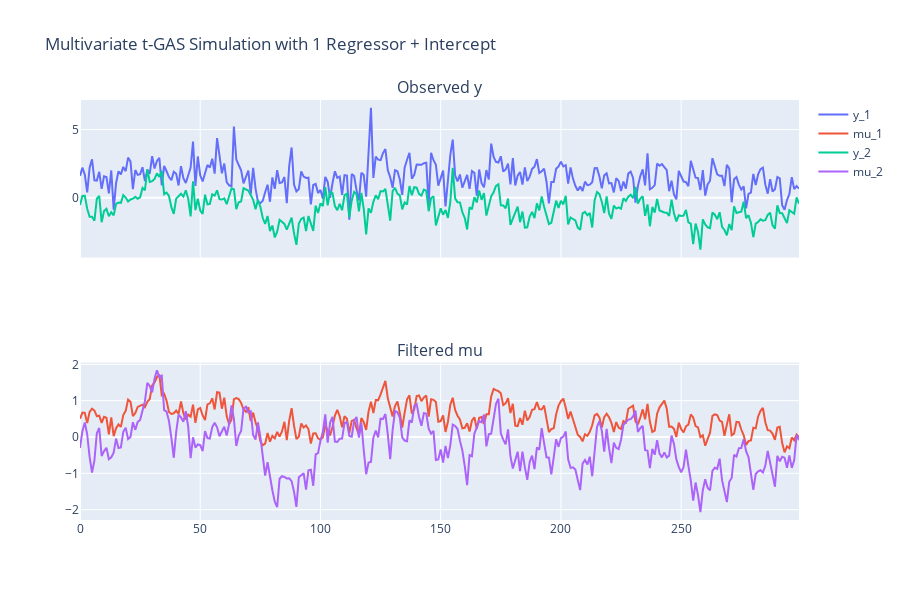

Notebook cell for this chart:
### Code cell
# Simulate the system GAS
T, N = 300, 2
omega_true = np.array([0.5, -0.3])
Phi_true = np.array([[0.7, 0.1], [0.05, 0.8]])
K_true = np.array([[0.2, 0.05], [0.01, 0.25]])
Omega_true = np.array([[0.6, 0.1], [0.1, 0.4]])
nu_true = 10
beta_true = np.array([[1.0, -0.5], [0.3, 0.2]])  # intercept + 1 regressor

y_sim, mu_sim, X_sim, _ = simulate_multivariate_t_gas(
    T=T,
    N=N,
    omega=omega_true,
    Phi=Phi_true,
    K_mat=K_true,
    Omega=Omega_true,
    nu=nu_true,
    beta=beta_true,
    seed=123
)

# T, N = 500, 2
# K = 1  # one regressor + intercept

# Phi = np.array([[0.6, 0.2], 
#                 [0.1, 0.8]])
# Q = np.eye(N) * 0.2
# R = np.eye(N) * 0.3
# c = np.array([0.2, -0.1])
# beta = np.array([[1.0, -0.5], 
#                  [0.3, 0.2]])  # (K+1, N) shape: (2, 2)

# y_sim, mu_sim, X_sim = simulate_multivariate_state_space(T, N, c, Phi, Q, R, beta, seed=8888)



# Plot
fig = make_subplots(rows=2, cols=1, shared_xaxes=True, subplot_titles=["Observed y", "Filtered mu"])
for i in range(N):
    fig.add_trace(go.Scatter(y=y_sim[:, i], mode='lines', name=f'y_{i+1}'), row=1, col=1)
    fig.add_trace(go.Scatter(y=mu_sim[:, i], mode='lines', name=f'mu_{i+1}'), row=2, col=1)
fig.update_layout(height=600, title='Multivariate t-GAS Simulation with 1 Regressor + Intercept')
fig.show()

### Figure 1 — Plotly figure (JSON) as saved in the notebook; plotly's stock layout.template omitted (floating-point values rounded to 4 significant figures; data arrays with more than 128 entries replaced by an {"elided": "..."} marker saying what was removed)
{"data": [{"mode": "lines", "name": "y_1", "type": "scatter", "xaxis": "x", "y": {"elided": "300 float values"}, "yaxis": "y"}, {"mode": "lines", "name": "mu_1", "type": "scatter", "xaxis": "x2", "y": {"elided": "300 float values"}, "yaxis": "y2"}, {"mode": "lines", "name": "y_2", "type": "scatter", "xaxis": "x", "y": {"elided": "300 float values"}, "yaxis": "y"}, {"mode": "lines", "name": "mu_2", "type": "scatter", "xaxis": "x2", "y": {"elided": "300 float values"}, "yaxis": "y2"}], "layout": {"annotations": [{"font": {"size": 16}, "showarrow": false, "text": "Observed y", "x": 0.5, "xanchor": "center", "xref": "paper", "y": 1, "yanchor": "bottom", "yref": "paper"}, {"font": {"size": 16}, "showarrow": false, "text": "Filtered mu", "x": 0.5, "xanchor": "center", "xref": "paper", "y": 0.375, "yanchor": "bottom", "yref": "paper"}], "height": 600, "title": {"text": "Multivariate t-GAS Simulation with 1 Regressor + Intercept"}, "xaxis": {"anchor": "y", "domain": [0, 1], "matches": "x2", "showticklabels": false}, "xaxis2": {"anchor": "y2", "domain": [0, 1]}, "yaxis": {"anchor": "x", "domain": [0.625, 1]}, "yaxis2": {"anchor": "x2", "domain": [0, 0.375]}}}
